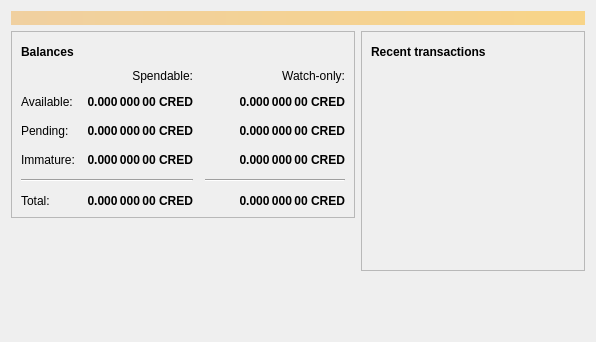
<?xml version="1.0" encoding="UTF-8"?>
<ui version="4.0">
 <class>OverviewPage</class>
 <widget class="QWidget" name="OverviewPage">
  <property name="geometry">
   <rect>
    <x>0</x>
    <y>0</y>
    <width>596</width>
    <height>342</height>
   </rect>
  </property>
  <property name="windowTitle">
   <string>Form</string>
  </property>
  <layout class="QVBoxLayout" name="topLayout">
   <item>
    <widget class="QLabel" name="labelAlerts">
     <property name="visible">
      <bool>false</bool>
     </property>
     <property name="styleSheet">
      <string notr="true">QLabel { background-color: qlineargradient(x1: 0, y1: 0, x2: 1, y2: 0, stop:0 #F0D0A0, stop:1 #F8D488); color:#000000; }</string>
     </property>
     <property name="wordWrap">
      <bool>true</bool>
     </property>
     <property name="margin">
      <number>3</number>
     </property>
     <property name="textInteractionFlags">
      <set>Qt::TextSelectableByMouse</set>
     </property>
    </widget>
   </item>
   <item>
    <layout class="QHBoxLayout" name="horizontalLayout" stretch="1,1">
     <item>
      <layout class="QVBoxLayout" name="verticalLayout_2">
       <item>
        <widget class="QFrame" name="frame">
         <property name="frameShape">
          <enum>QFrame::StyledPanel</enum>
         </property>
         <property name="frameShadow">
          <enum>QFrame::Raised</enum>
         </property>
         <layout class="QVBoxLayout" name="verticalLayout_4">
          <item>
           <layout class="QHBoxLayout" name="horizontalLayout_4">
            <item>
             <widget class="QLabel" name="label_5">
              <property name="font">
               <font>
                <weight>75</weight>
                <bold>true</bold>
               </font>
              </property>
              <property name="text">
               <string>Balances</string>
              </property>
             </widget>
            </item>
            <item>
             <widget class="QPushButton" name="labelWalletStatus">
              <property name="enabled">
               <bool>true</bool>
              </property>
              <property name="maximumSize">
               <size>
                <width>30</width>
                <height>16777215</height>
               </size>
              </property>
              <property name="toolTip">
               <string>The displayed information may be out of date. Your wallet automatically synchronizes with the Credits network after a connection is established, but this process has not completed yet.</string>
              </property>
              <property name="text">
               <string/>
              </property>
              <property name="icon">
               <iconset resource="../bitcoin.qrc">
                <normaloff>:/icons/warning</normaloff>
                <disabledoff>:/icons/warning</disabledoff>:/icons/warning</iconset>
              </property>
              <property name="iconSize">
               <size>
                <width>24</width>
                <height>24</height>
               </size>
              </property>
              <property name="flat">
               <bool>true</bool>
              </property>
             </widget>
            </item>
            <item>
             <spacer name="horizontalSpacer_3">
              <property name="orientation">
               <enum>Qt::Horizontal</enum>
              </property>
              <property name="sizeHint" stdset="0">
               <size>
                <width>40</width>
                <height>20</height>
               </size>
              </property>
             </spacer>
            </item>
           </layout>
          </item>
          <item>
           <layout class="QGridLayout" name="gridLayout">
            <property name="spacing">
             <number>12</number>
            </property>
            <item row="2" column="2">
             <widget class="QLabel" name="labelWatchPending">
              <property name="font">
               <font>
                <weight>75</weight>
                <bold>true</bold>
               </font>
              </property>
              <property name="cursor">
               <cursorShape>IBeamCursor</cursorShape>
              </property>
              <property name="toolTip">
               <string>Unconfirmed transactions to watch-only addresses</string>
              </property>
              <property name="text">
               <string notr="true">0.000 000 00 CRED</string>
              </property>
              <property name="alignment">
               <set>Qt::AlignRight|Qt::AlignTrailing|Qt::AlignVCenter</set>
              </property>
              <property name="textInteractionFlags">
               <set>Qt::LinksAccessibleByMouse|Qt::TextSelectableByKeyboard|Qt::TextSelectableByMouse</set>
              </property>
             </widget>
            </item>
            <item row="2" column="1">
             <widget class="QLabel" name="labelUnconfirmed">
              <property name="font">
               <font>
                <weight>75</weight>
                <bold>true</bold>
               </font>
              </property>
              <property name="cursor">
               <cursorShape>IBeamCursor</cursorShape>
              </property>
              <property name="toolTip">
               <string>Total of transactions that have yet to be confirmed, and do not yet count toward the spendable balance</string>
              </property>
              <property name="text">
               <string notr="true">0.000 000 00 CRED</string>
              </property>
              <property name="alignment">
               <set>Qt::AlignRight|Qt::AlignTrailing|Qt::AlignVCenter</set>
              </property>
              <property name="textInteractionFlags">
               <set>Qt::LinksAccessibleByMouse|Qt::TextSelectableByKeyboard|Qt::TextSelectableByMouse</set>
              </property>
             </widget>
            </item>
            <item row="3" column="2">
             <widget class="QLabel" name="labelWatchImmature">
              <property name="font">
               <font>
                <weight>75</weight>
                <bold>true</bold>
               </font>
              </property>
              <property name="cursor">
               <cursorShape>IBeamCursor</cursorShape>
              </property>
              <property name="toolTip">
               <string>Mined balance in watch-only addresses that has not yet matured</string>
              </property>
              <property name="text">
               <string notr="true">0.000 000 00 CRED</string>
              </property>
              <property name="alignment">
               <set>Qt::AlignRight|Qt::AlignTrailing|Qt::AlignVCenter</set>
              </property>
              <property name="textInteractionFlags">
               <set>Qt::LinksAccessibleByMouse|Qt::TextSelectableByKeyboard|Qt::TextSelectableByMouse</set>
              </property>
             </widget>
            </item>
            <item row="4" column="0" colspan="2">
             <widget class="Line" name="line">
              <property name="orientation">
               <enum>Qt::Horizontal</enum>
              </property>
             </widget>
            </item>
            <item row="4" column="2">
             <widget class="Line" name="lineWatchBalance">
              <property name="sizePolicy">
               <sizepolicy hsizetype="Preferred" vsizetype="Fixed">
                <horstretch>0</horstretch>
                <verstretch>0</verstretch>
               </sizepolicy>
              </property>
              <property name="minimumSize">
               <size>
                <width>140</width>
                <height>0</height>
               </size>
              </property>
              <property name="orientation">
               <enum>Qt::Horizontal</enum>
              </property>
             </widget>
            </item>
            <item row="5" column="0">
             <widget class="QLabel" name="labelTotalText">
              <property name="text">
               <string>Total:</string>
              </property>
             </widget>
            </item>
            <item row="3" column="1">
             <widget class="QLabel" name="labelImmature">
              <property name="font">
               <font>
                <weight>75</weight>
                <bold>true</bold>
               </font>
              </property>
              <property name="cursor">
               <cursorShape>IBeamCursor</cursorShape>
              </property>
              <property name="toolTip">
               <string>Mined balance that has not yet matured</string>
              </property>
              <property name="text">
               <string notr="true">0.000 000 00 CRED</string>
              </property>
              <property name="alignment">
               <set>Qt::AlignRight|Qt::AlignTrailing|Qt::AlignVCenter</set>
              </property>
              <property name="textInteractionFlags">
               <set>Qt::LinksAccessibleByMouse|Qt::TextSelectableByKeyboard|Qt::TextSelectableByMouse</set>
              </property>
             </widget>
            </item>
            <item row="2" column="3">
             <spacer name="horizontalSpacer_2">
              <property name="orientation">
               <enum>Qt::Horizontal</enum>
              </property>
              <property name="sizeHint" stdset="0">
               <size>
                <width>40</width>
                <height>20</height>
               </size>
              </property>
             </spacer>
            </item>
            <item row="3" column="0">
             <widget class="QLabel" name="labelImmatureText">
              <property name="text">
               <string>Immature:</string>
              </property>
             </widget>
            </item>
            <item row="5" column="1">
             <widget class="QLabel" name="labelTotal">
              <property name="font">
               <font>
                <weight>75</weight>
                <bold>true</bold>
               </font>
              </property>
              <property name="cursor">
               <cursorShape>IBeamCursor</cursorShape>
              </property>
              <property name="toolTip">
               <string>Your current total balance</string>
              </property>
              <property name="text">
               <string notr="true">0.000 000 00 CRED</string>
              </property>
              <property name="alignment">
               <set>Qt::AlignRight|Qt::AlignTrailing|Qt::AlignVCenter</set>
              </property>
              <property name="textInteractionFlags">
               <set>Qt::LinksAccessibleByMouse|Qt::TextSelectableByKeyboard|Qt::TextSelectableByMouse</set>
              </property>
             </widget>
            </item>
            <item row="5" column="2">
             <widget class="QLabel" name="labelWatchTotal">
              <property name="font">
               <font>
                <weight>75</weight>
                <bold>true</bold>
               </font>
              </property>
              <property name="cursor">
               <cursorShape>IBeamCursor</cursorShape>
              </property>
              <property name="toolTip">
               <string>Current total balance in watch-only addresses</string>
              </property>
              <property name="text">
               <string notr="true">0.000 000 00 CRED</string>
              </property>
              <property name="alignment">
               <set>Qt::AlignRight|Qt::AlignTrailing|Qt::AlignVCenter</set>
              </property>
              <property name="textInteractionFlags">
               <set>Qt::LinksAccessibleByMouse|Qt::TextSelectableByKeyboard|Qt::TextSelectableByMouse</set>
              </property>
             </widget>
            </item>
            <item row="0" column="2">
             <widget class="QLabel" name="labelWatchonly">
              <property name="text">
               <string>Watch-only:</string>
              </property>
              <property name="alignment">
               <set>Qt::AlignRight|Qt::AlignTrailing|Qt::AlignVCenter</set>
              </property>
             </widget>
            </item>
            <item row="1" column="0">
             <widget class="QLabel" name="labelBalanceText">
              <property name="text">
               <string>Available:</string>
              </property>
             </widget>
            </item>
            <item row="1" column="1">
             <widget class="QLabel" name="labelBalance">
              <property name="font">
               <font>
                <weight>75</weight>
                <bold>true</bold>
               </font>
              </property>
              <property name="cursor">
               <cursorShape>IBeamCursor</cursorShape>
              </property>
              <property name="toolTip">
               <string>Your current spendable balance</string>
              </property>
              <property name="text">
               <string notr="true">0.000 000 00 CRED</string>
              </property>
              <property name="alignment">
               <set>Qt::AlignRight|Qt::AlignTrailing|Qt::AlignVCenter</set>
              </property>
              <property name="textInteractionFlags">
               <set>Qt::LinksAccessibleByMouse|Qt::TextSelectableByKeyboard|Qt::TextSelectableByMouse</set>
              </property>
             </widget>
            </item>
            <item row="1" column="2">
             <widget class="QLabel" name="labelWatchAvailable">
              <property name="font">
               <font>
                <weight>75</weight>
                <bold>true</bold>
               </font>
              </property>
              <property name="cursor">
               <cursorShape>IBeamCursor</cursorShape>
              </property>
              <property name="toolTip">
               <string>Your current balance in watch-only addresses</string>
              </property>
              <property name="text">
               <string notr="true">0.000 000 00 CRED</string>
              </property>
              <property name="alignment">
               <set>Qt::AlignRight|Qt::AlignTrailing|Qt::AlignVCenter</set>
              </property>
              <property name="textInteractionFlags">
               <set>Qt::LinksAccessibleByMouse|Qt::TextSelectableByKeyboard|Qt::TextSelectableByMouse</set>
              </property>
             </widget>
            </item>
            <item row="2" column="0">
             <widget class="QLabel" name="labelPendingText">
              <property name="text">
               <string>Pending:</string>
              </property>
             </widget>
            </item>
            <item row="0" column="1">
             <widget class="QLabel" name="labelSpendable">
              <property name="text">
               <string>Spendable:</string>
              </property>
              <property name="alignment">
               <set>Qt::AlignRight|Qt::AlignTrailing|Qt::AlignVCenter</set>
              </property>
             </widget>
            </item>
           </layout>
          </item>
         </layout>
        </widget>
       </item>
       <item>
        <spacer name="verticalSpacer">
         <property name="orientation">
          <enum>Qt::Vertical</enum>
         </property>
         <property name="sizeHint" stdset="0">
          <size>
           <width>20</width>
           <height>40</height>
          </size>
         </property>
        </spacer>
       </item>
      </layout>
     </item>
     <item>
      <layout class="QVBoxLayout" name="verticalLayout_3">
       <item>
        <widget class="QFrame" name="frame_2">
         <property name="frameShape">
          <enum>QFrame::StyledPanel</enum>
         </property>
         <property name="frameShadow">
          <enum>QFrame::Raised</enum>
         </property>
         <layout class="QVBoxLayout" name="verticalLayout">
          <item>
           <layout class="QHBoxLayout" name="horizontalLayout_2">
            <item>
             <widget class="QLabel" name="label_4">
              <property name="font">
               <font>
                <weight>75</weight>
                <bold>true</bold>
               </font>
              </property>
              <property name="text">
               <string>Recent transactions</string>
              </property>
             </widget>
            </item>
            <item>
             <widget class="QPushButton" name="labelTransactionsStatus">
              <property name="enabled">
               <bool>true</bool>
              </property>
              <property name="maximumSize">
               <size>
                <width>30</width>
                <height>16777215</height>
               </size>
              </property>
              <property name="toolTip">
               <string>The displayed information may be out of date. Your wallet automatically synchronizes with the Credits network after a connection is established, but this process has not completed yet.</string>
              </property>
              <property name="text">
               <string/>
              </property>
              <property name="icon">
               <iconset resource="../bitcoin.qrc">
                <normaloff>:/icons/warning</normaloff>
                <disabledoff>:/icons/warning</disabledoff>:/icons/warning</iconset>
              </property>
              <property name="iconSize">
               <size>
                <width>24</width>
                <height>24</height>
               </size>
              </property>
              <property name="flat">
               <bool>true</bool>
              </property>
             </widget>
            </item>
            <item>
             <spacer name="horizontalSpacer">
              <property name="orientation">
               <enum>Qt::Horizontal</enum>
              </property>
              <property name="sizeHint" stdset="0">
               <size>
                <width>40</width>
                <height>20</height>
               </size>
              </property>
             </spacer>
            </item>
           </layout>
          </item>
          <item>
           <widget class="QListView" name="listTransactions">
            <property name="styleSheet">
             <string notr="true">QListView { background: transparent; }</string>
            </property>
            <property name="frameShape">
             <enum>QFrame::NoFrame</enum>
            </property>
            <property name="verticalScrollBarPolicy">
             <enum>Qt::ScrollBarAlwaysOff</enum>
            </property>
            <property name="horizontalScrollBarPolicy">
             <enum>Qt::ScrollBarAlwaysOff</enum>
            </property>
            <property name="selectionMode">
             <enum>QAbstractItemView::NoSelection</enum>
            </property>
           </widget>
          </item>
         </layout>
        </widget>
       </item>
       <item>
        <spacer name="verticalSpacer_2">
         <property name="orientation">
          <enum>Qt::Vertical</enum>
         </property>
         <property name="sizeHint" stdset="0">
          <size>
           <width>20</width>
           <height>40</height>
          </size>
         </property>
        </spacer>
       </item>
      </layout>
     </item>
    </layout>
   </item>
  </layout>
 </widget>
 <resources/>
 <connections/>
</ui>
